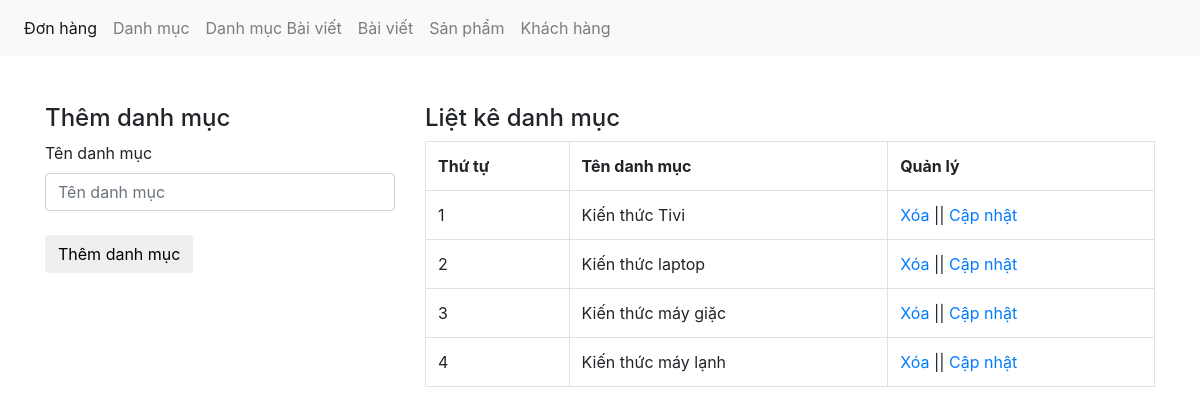
/admin/xulydanhmucbaiviet.php, run on the app's committed database.
### tables this page shows
CREATE TABLE `tbl_danhmuc_tin` (
  `danhmuctin_id` int(11) NOT NULL,
  `tendanhmuc` varchar(100) NOT NULL
);

### admin/xulydanhmucbaiviet.php (the view, shortened to what this page needs)
<?php
	include('../db/connect.php');
?>
<!DOCTYPE html>
<html lang="en">
<head>
	<link href="../css/bootstrap.css" rel="stylesheet" type="text/css" media="all" />
</head>
<body>
	<nav class="navbar navbar-expand-lg navbar-light bg-light">
	  <div class="collapse navbar-collapse" id="navbarNav">
	    <ul class="navbar-nav">
	      <li class="nav-item active">
	        <a class="nav-link" href="xulydonhang.php">Đơn hàng <span class="sr-only">(current)</span></a>
	      </li>
	      <li class="nav-item">
	        <a class="nav-link" href="xulydanhmuc.php">Danh mục</a>
	      </li>
	      <li class="nav-item">
	        <a class="nav-link" href="xulydanhmucbaiviet.php">Danh mục Bài viết</a>
	      </li>
	         <li class="nav-item">
	        <a class="nav-link" href="xulybaiviet.php">Bài viết</a>
	      </li>
	      <li class="nav-item">
	        <a class="nav-link" href="xulysanpham.php">Sản phẩm</a>
	      </li>
	       <li class="nav-item">
	         <a class="nav-link" href="xulykhachhang.php">Khách hàng</a>
	      </li>
	    </ul>
	  </div>
	</nav><br><br>
	<div class="container">
		<div class="row">
			<?php
			if(isset($_GET['quanly'])=='capnhat'){
				$id_capnhat = $_GET['id'];
				$sql_capnhat = mysqli_query($con,"SELECT * FROM tbl_danhmuc_tin WHERE danhmuctin_id='$id_capnhat'");
				$row_capnhat = mysqli_fetch_array($sql_capnhat);
				?>
				<div class="col-md-4">
				<h4>Cập nhật danh mục</h4>
				<label>Tên danh mục</label>
				<form action="" method="POST">
					<input type="text" class="form-control" name="danhmuc" value="<?php echo $row_capnhat['tendanhmuc'] ?>"><br>
					<input type="hidden" class="form-control" name="id_danhmuc" value="<?php echo $row_capnhat['danhmuctin_id'] ?>">
					<input type="submit" name="capnhatdanhmuc" value="Cập nhật danh mục" class="btn btn-default">
				</form>
				</div>
			<?php
			}else{
				?>
				<div class="col-md-4">
				<h4>Thêm danh mục</h4>
				<label>Tên danh mục</label>
				<form action="" method="POST">
					<input type="text" class="form-control" name="danhmuc" placeholder="Tên danh mục"><br>
					<input type="submit" name="themdanhmuc" value="Thêm danh mục" class="btn btn-default">
				</form>
				</div>
				<?php
			}
				?>
			<div class="col-md-8">
				<h4>Liệt kê danh mục</h4>
				<?php
				$sql_select = mysqli_query($con,"SELECT * FROM tbl_danhmuc_tin ORDER BY danhmuctin_id DESC");
				?>
				<table class="table table-bordered ">
					<tr>
						<th>Thứ tự</th>
						<th>Tên danh mục</th>
						<th>Quản lý</th>
					</tr>
					<?php
					$i = 0;
					while($row_category = mysqli_fetch_array($sql_select)){
						$i++;
					?>
					<tr>
						<td><?php echo $i; ?></td>
						<td><?php echo $row_category['tendanhmuc'] ?></td>
						<td><a href="?xoa=<?php echo $row_category['danhmuctin_id'] ?>">Xóa</a> || <a href="?quanly=capnhat&id=<?php echo $row_category['danhmuctin_id'] ?>">Cập nhật</a></td>
					</tr>
					<?php
					}
					?>
				</table>
			</div>
		</div>
	</div>
</body>
</html>

### data on the page
tbl_danhmuc_tin: tendanhmuc "Kiến thức Tivi"
tbl_danhmuc_tin: tendanhmuc "Kiến thức laptop"
tbl_danhmuc_tin: tendanhmuc "Kiến thức máy giặc"
tbl_danhmuc_tin: tendanhmuc "Kiến thức máy lạnh"
